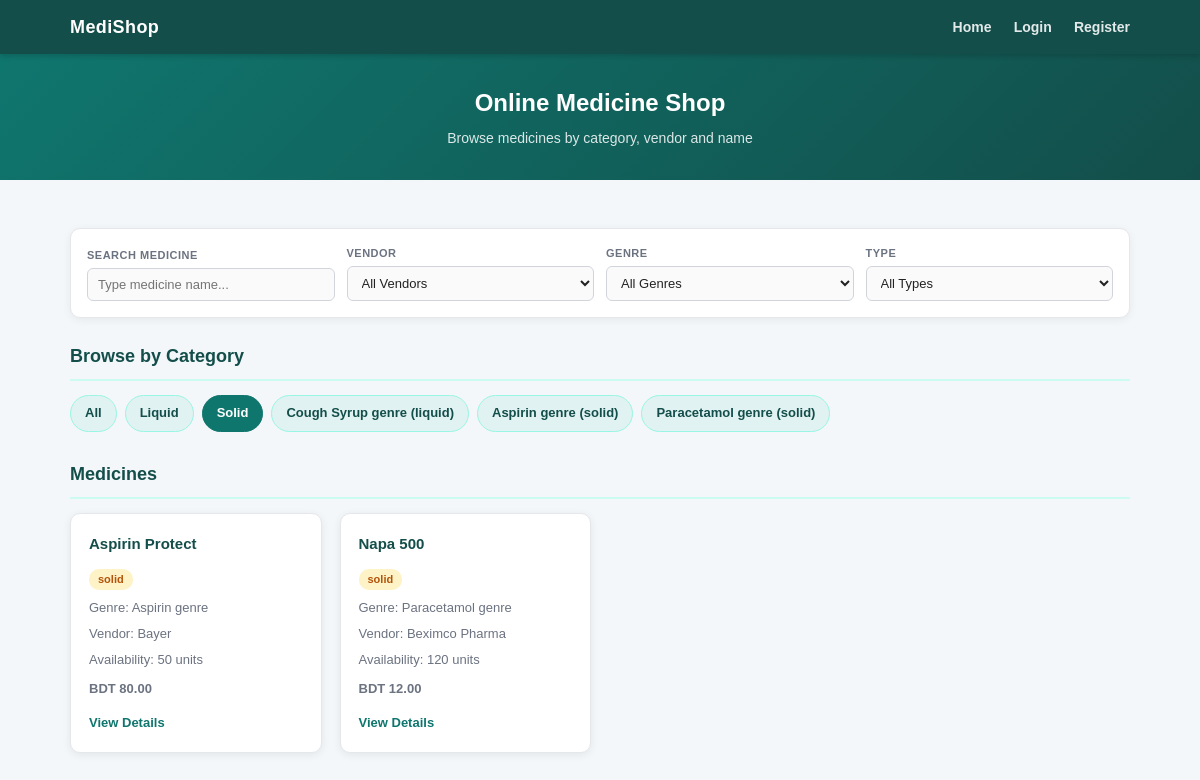
/view/Home.php?type=solid, run on the app's committed database.
### tables this page shows
CREATE TABLE IF NOT EXISTS categories (
    id INT AUTO_INCREMENT PRIMARY KEY,
    name VARCHAR(100) NOT NULL,
    category_type ENUM('liquid','solid') NOT NULL,
    created_at TIMESTAMP DEFAULT CURRENT_TIMESTAMP
);

CREATE TABLE IF NOT EXISTS medicines (
    id INT AUTO_INCREMENT PRIMARY KEY,
    name VARCHAR(150) NOT NULL,
    category_id INT,
    vendor_name VARCHAR(100) NOT NULL,
    price DECIMAL(10,2) NOT NULL,
    availability INT NOT NULL DEFAULT 0,
    description TEXT,
    image_path VARCHAR(255),
    created_at TIMESTAMP DEFAULT CURRENT_TIMESTAMP,
    FOREIGN KEY (category_id) REFERENCES categories(id)
);

### model/mydb.php (called while the page is built, shortened)
<?php
class MyDB {
    function getCategories($conn){
        $sql = "SELECT * FROM categories ORDER BY category_type, name";
        return $conn->query($sql);
    }
    function getMedicines($categoryId, $categoryType, $conn){
        $sql  = "SELECT medicines.*, categories.name AS category_name, categories.category_type
                 FROM medicines
                 LEFT JOIN categories ON medicines.category_id = categories.id
                 WHERE (? = 0 OR medicines.category_id = ?)
                 AND (? = '' OR categories.category_type = ?)
                 ORDER BY medicines.name";
        $stmt = $conn->prepare($sql);
        $stmt->bind_param("iiss", $categoryId, $categoryId, $categoryType, $categoryType);
        $stmt->execute();
        return $stmt->get_result();
    }
}
?>

### control/home_process.php (called while the page is built, shortened)
<?php
include_once '../model/mydb.php';
$mydb = new MyDB();
$conn = $mydb->createConn();
$categoryId   = isset($_GET["category_id"]) ? (int)$_GET["category_id"] : 0;
$categoryType = $_GET["type"] ?? "";
$categories = $mydb->getCategories($conn);
$medicines  = $mydb->getMedicines($categoryId, $categoryType, $conn);
?>

### view/Home.php (the view, shortened to what this page needs)
<?php
include '../control/home_process.php';
?>
<!DOCTYPE html>
<html lang="en">
<head>
    <link rel="stylesheet" type="text/css" href="../css/task1_style.css">
</head>
<body>
<nav>
    <div class="nav-inner">
        <a class="nav-brand" href="Home.php">MediShop</a>
        <div class="nav-links">
            <a href="Home.php">Home</a>
            <?php if(isset($_SESSION["user_id"])){ ?>
                <?php if($_SESSION["role"] === "customer"){ ?>
                    <a href="cart.php">Cart (<span id="navCartCount"><?php echo $mydb->getCartCount($_SESSION["user_id"], $conn); ?></span>)</a>
                    <a href="customer_orders.php">My Orders</a>
                <?php } ?>
                <a href="profile.php">Profile</a>
                <?php if($_SESSION["role"] === "admin"){ ?>
                    <a href="admin_dashboard.php">Admin Dashboard</a>
                <?php } ?>
                <a href="../control/logout_process.php">Logout</a>
                <span class="nav-user-info">Hi, <?php echo htmlspecialchars($_SESSION["name"]); ?></span>
            <?php } else { ?>
                <a href="login.php">Login</a>
                <a href="Registration.php">Register</a>
            <?php } ?>
        </div>
    </div>
</nav>
<div class="page-header">
    <h1>Online Medicine Shop</h1>
    <p>Browse medicines by category, vendor and name</p>
</div>
<div class="main-container">
    <div class="filters-bar">
        <div class="filter-item">
            <label for="searchText">Search Medicine</label>
            <input type="text" id="searchText" placeholder="Type medicine name..." onkeyup="searchMedicines()">
        </div>
        <div class="filter-item">
            <label for="vendorFilter">Vendor</label>
            <select id="vendorFilter" onchange="searchMedicines()">
                <option value="">All Vendors</option>
            </select>
        </div>
        <div class="filter-item">
            <label for="genreFilter">Genre</label>
            <select id="genreFilter" onchange="searchMedicines()">
                <option value="">All Genres</option>
            </select>
        </div>
        <div class="filter-item">
            <label for="typeFilter">Type</label>
            <select id="typeFilter" onchange="searchMedicines()">
                <option value="">All Types</option>
            </select>
        </div>
    </div>
    <h2 class="section-title">Browse by Category</h2>
    <div class="category-list">
        <a class="category-link <?php if(!isset($_GET["category_id"]) && !isset($_GET["type"])) echo "active"; ?>" href="Home.php">All</a>
        <a class="category-link <?php if(isset($_GET["type"]) && $_GET["type"]=="liquid") echo "active"; ?>" href="Home.php?type=liquid">Liquid</a>
        <a class="category-link <?php if(isset($_GET["type"]) && $_GET["type"]=="solid") echo "active"; ?>" href="Home.php?type=solid">Solid</a>
        <?php while($category = $categories->fetch_assoc()){ ?>
            <a class="category-link <?php if(isset($_GET["category_id"]) && $_GET["category_id"]==$category["id"]) echo "active"; ?>"
               href="Home.php?category_id=<?php echo $category["id"]; ?>">
                <?php echo htmlspecialchars($category["name"]); ?>
                (<?php echo htmlspecialchars($category["category_type"]); ?>)
            </a>
        <?php } ?>
    </div>
    <h2 class="section-title">Medicines</h2>
    <div id="medicineList" class="medicine-grid">
        <?php while($medicine = $medicines->fetch_assoc()){ ?>
            <div class="medicine-card" data-medicine-id="<?php echo $medicine["id"]; ?>">
                <h3><a href="medicine_detail.php?id=<?php echo $medicine["id"]; ?>"><?php echo htmlspecialchars($medicine["name"]); ?></a></h3>
                <span class="badge badge-<?php echo htmlspecialchars($medicine["category_type"] ?? "solid"); ?>">
                    <?php echo htmlspecialchars($medicine["category_type"] ?? ""); ?>
                </span>
                <p>Genre: <?php echo htmlspecialchars($medicine["category_name"] ?? ""); ?></p>
                <p>Vendor: <?php echo htmlspecialchars($medicine["vendor_name"]); ?></p>
                <p>Availability: <?php echo htmlspecialchars($medicine["availability"]); ?> units</p>
                <p class="medicine-price">BDT <?php echo htmlspecialchars($medicine["price"]); ?></p>
                <a class="btn-link" href="medicine_detail.php?id=<?php echo $medicine["id"]; ?>">View Details</a>
            </div>
        <?php } ?>
    </div>
</div>
</body>
</html>

### css/task1_style.css (style rules this page uses)
* { box-sizing: border-box; margin: 0; padding: 0; }
body { font-family: Arial, sans-serif; background-color: #f4f7f9; color: #222; font-size: 15px; line-height: 1.6; }
nav { background-color: #134e4a; padding: 0; box-shadow: 0 2px 6px rgba(0,0,0,0.18); position: sticky; top: 0; z-index: 100; }
.nav-inner { display: flex; align-items: center; justify-content: space-between; max-width: 1100px; margin: 0 auto; padding: 0 20px; height: 54px; }
.nav-brand { color: #ffffff; font-size: 18px; font-weight: bold; text-decoration: none; letter-spacing: 0.4px; }
.nav-links a { color: rgba(255,255,255,0.88); margin-left: 18px; text-decoration: none; font-weight: bold; font-size: 14px; }
.page-header { background: linear-gradient(135deg, #0f766e 0%, #134e4a 100%); color: white; text-align: center; padding: 30px 20px; margin-bottom: 28px; }
.page-header h1 { font-size: 24px; margin-bottom: 5px; }
.page-header p { font-size: 14px; opacity: 0.85; }
.main-container { max-width: 1100px; margin: 0 auto; padding: 20px; }
label { display: block; font-weight: bold; font-size: 13px; margin-bottom: 5px; color: #374151; }
input[type="text"], input[type="email"], input[type="password"], select, textarea { width: 100%; padding: 9px 12px; border: 1px solid #d1d5db; border-radius: 6px; font-size: 14px; font-family: Arial, sans-serif; background-color: #fafafa; color: #222; transition: border-color 0.2s, box-shadow 0.2s; }
.section-title { font-size: 18px; font-weight: bold; color: #134e4a; margin-bottom: 14px; padding-bottom: 8px; border-bottom: 2px solid #ccfbf1; }
.category-list { display: flex; flex-wrap: wrap; gap: 8px; margin-bottom: 28px; }
.category-link { display: inline-block; background-color: #e0f2f1; color: #134e4a; padding: 7px 14px; border-radius: 20px; text-decoration: none; font-size: 13px; font-weight: bold; border: 1px solid #99f6e4; transition: background-color 0.2s, color 0.2s; }
.category-link:hover, .category-link.active { background-color: #0f766e; color: #ffffff; border-color: #0f766e; }
.filters-bar { display: flex; gap: 12px; flex-wrap: wrap; align-items: flex-end; background: #ffffff; border: 1px solid #e5e7eb; border-radius: 10px; box-shadow: 0 2px 8px rgba(0,0,0,0.06); padding: 16px; margin-bottom: 24px; }
.filter-item { display: flex; flex-direction: column; flex: 1; min-width: 150px; }
.filter-item label { font-size: 11px; color: #6b7280; text-transform: uppercase; letter-spacing: 0.5px; margin-bottom: 4px; }
.filters-bar input, .filters-bar select { padding: 8px 10px; font-size: 13px; border: 1px solid #d1d5db; border-radius: 6px; background: #fafafa; }
.medicine-grid { display: grid; grid-template-columns: repeat(auto-fill, minmax(220px, 1fr)); gap: 18px; }
.medicine-card { background: #ffffff; border: 1px solid #e5e7eb; border-radius: 10px; padding: 18px; box-shadow: 0 2px 8px rgba(0,0,0,0.07); transition: transform 0.2s, box-shadow 0.2s; }
.medicine-card h3 { margin-top: 0; font-size: 15px; color: #134e4a; margin-bottom: 10px; }
.medicine-card p { font-size: 13px; color: #6b7280; margin-bottom: 5px; }
.medicine-price { font-size: 16px; font-weight: bold; color: #0f766e; margin-top: 8px; }
.btn-link { display: inline-block; color: #0f766e; font-weight: bold; font-size: 13px; text-decoration: none; margin-top: 8px; }
.medicine-card h3 a { color: #134e4a; text-decoration: none; }
.badge { display: inline-block; padding: 2px 9px; border-radius: 10px; font-size: 11px; font-weight: bold; margin-bottom: 8px; }
.badge-solid { background-color: #fef3c7; color: #b45309; }

### data on the page
categories: name "Cough Syrup genre", category_type "liquid"
categories: name "Aspirin genre", category_type "solid"
categories: name "Paracetamol genre", category_type "solid"
medicines: name "Aspirin Protect", category.category_type "solid", category.name "Aspirin genre", vendor_name "Bayer", availability "50", price "80.00"
medicines: name "Napa 500", category.category_type "solid", category.name "Paracetamol genre", vendor_name "Beximco Pharma", availability "120", price "12.00"
